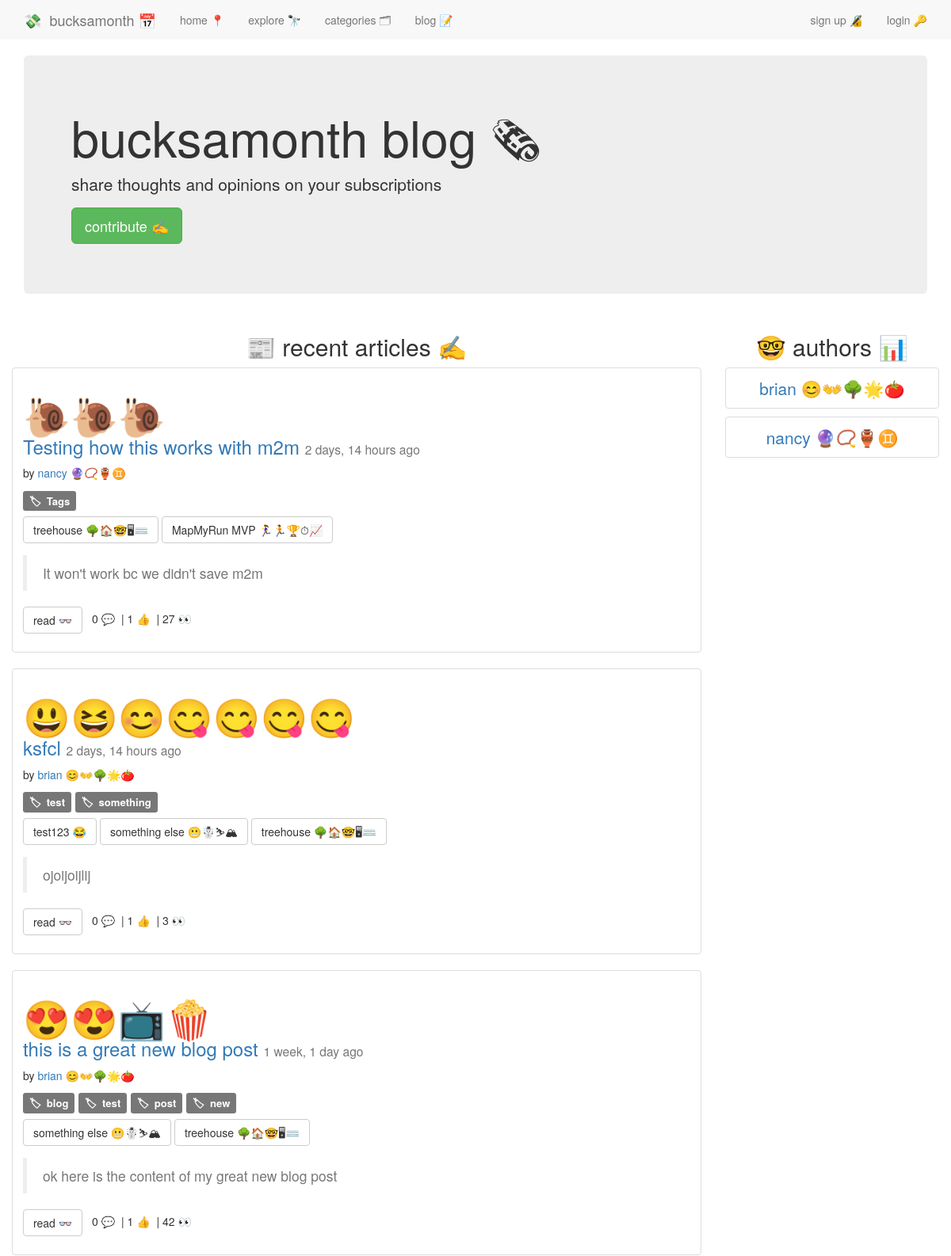
Page /blog/ (upper part) on the earlier database version.
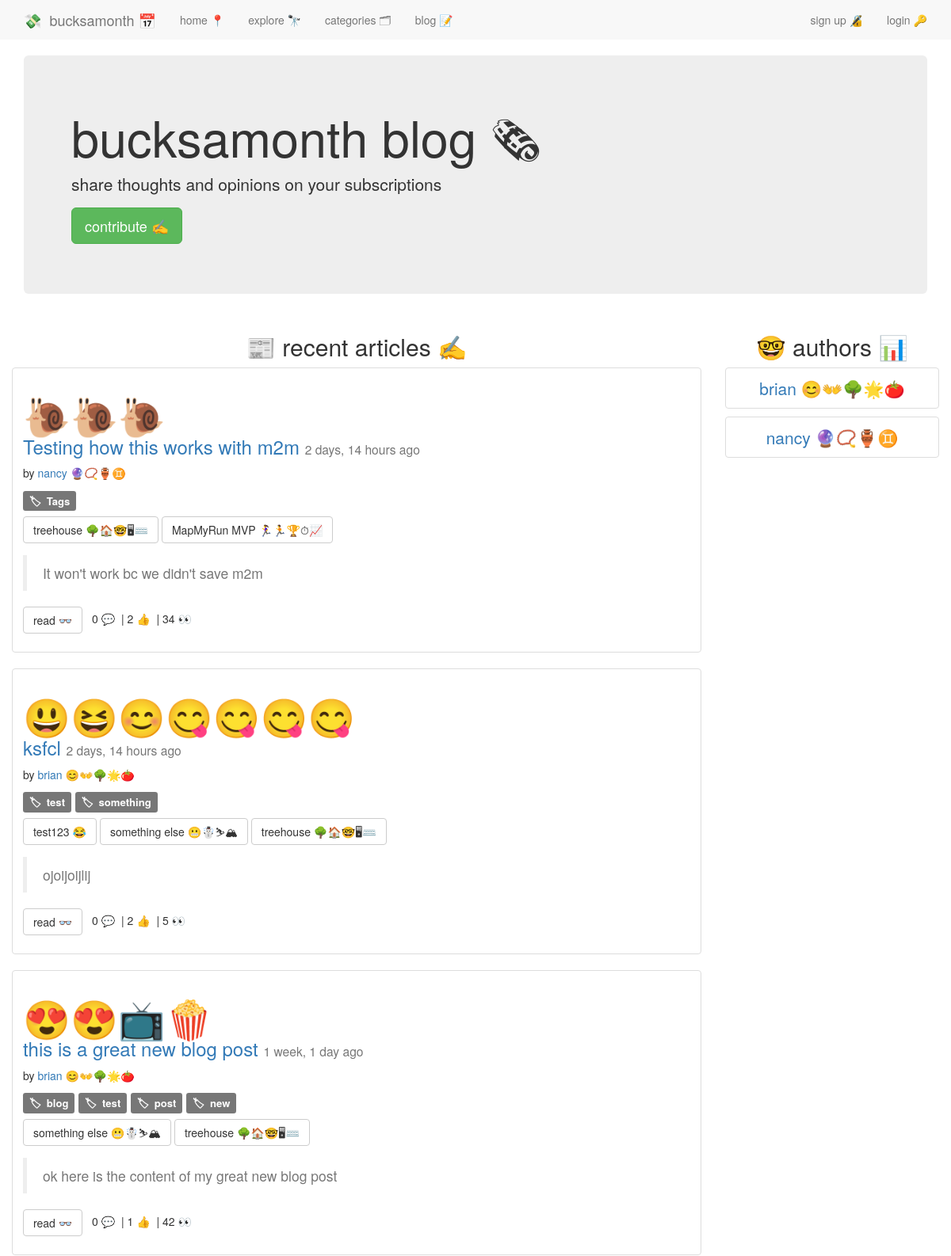
Same page on the later database version.
### blog/models.py (models this page shows, shortened)
class Post(models.Model):
    user               = models.ForeignKey(settings.AUTH_USER_MODEL)
    approved           = models.BooleanField(default=False, blank=True)
    title              = models.CharField(max_length=100)
    emoji              = models.CharField(max_length=50, blank=True)
    slug               = models.SlugField(unique=True)
    views              = models.PositiveIntegerField(default=0)
    services           = models.ManyToManyField(Service, blank=True, related_name="post_service")
    tags               = TaggableManager()
    likes              = models.ManyToManyField(settings.AUTH_USER_MODEL, blank=True, related_name='post_likes')
    content            = models.TextField()
    draft              = models.BooleanField(default=False)
    publish            = models.DateField(auto_now=False, auto_now_add=False)
    updated            = models.DateTimeField(auto_now=True, auto_now_add=False)
    timestamp          = models.DateTimeField(auto_now=False, auto_now_add=True)
    class Meta:
        ordering = ['-timestamp', '-updated']
    @property
    def comments(self):
        instance = self
        qs = Comment.objects.filter_by_instance(instance)
        return qs
    def get_absolute_url(self):
        return reverse("blog:detail", kwargs={"slug":self.slug})

### accounts/models.py (models this page shows, shortened)
class UserProfile(models.Model):
	user = models.OneToOneField(User)
	description = models.CharField(max_length=100, default='')
	twitter = models.CharField(max_length=100, default='')
	emoji = models.CharField(max_length=10, default='')
	setup = models.BooleanField(default=False)
	uid = models.CharField(default=uuid.uuid4, max_length=40)
	email_valid = models.BooleanField(default=False)
	followers = models.ManyToManyField('self')

### blog/views.py (the view)
def index(request):
    queryset_list = Post.objects.all()
    authors = list(set([post.user for post in queryset_list]))
    context = {
        'object_list':queryset_list,
        'authors':authors,
    }
    return render(request, 'blog/index.html', context)

### comments/models.py (called while the page is built)
	def filter_by_instance(self, instance):
		content_type = ContentType.objects.get_for_model(instance.__class__)
		obj_id = instance.id
		qs = super(CommentManager, self).filter(content_type=content_type, object_id=obj_id)
		return qs

### services/models.py (called while the page is built)
	def __str__(self):
		return str(self.service_name)

	def get_absolute_url(self):
		return "/services/%s/" % self.service_slug

### blog/templates/blog/index.html (shortened to what this page needs)
{% extends 'base.html' %}
{% block content %}
{% include 'nav.html' %}
<div class="row">
  <div class="col-md-12">
<div class="jumbotron">
  <h1>bucksamonth blog 🗞</h1>
  <p>share thoughts and opinions on your subscriptions</p>
  <p>
    <a class="btn btn-lg btn-success" href="{% url 'blog:create' %}" role="button">contribute ✍️</a>
  </p>
</div>
</div>
<div class="row">
<div class="col-md-9">
  <h2 style="text-align:center;">📰 recent articles ✍️</h2>
{% for object in object_list %}
<div class="thumbnail">
  <div class="caption post-detail-item">
    <h3><a class="link-fancy" href="{{ object.get_absolute_url }}"><span class="link-fancy" style="font-size:2em">{{ object.emoji }}</span></a><br/><a href="{{ object.get_absolute_url }}">{{ object.title }}</a> <small>{{ object.timestamp | timesince }} ago</small></h3>
    <p>by <a style="text-decoration:none;" href="{% url 'blog:author_view' username=object.user.username %}">{{ object.user.username }} {{ object.user.userprofile.emoji }}</a></p>
    <p><span style="font-size:1.25em; word-wrap:break-word;">{% for tag in object.tags.all %}<a class="label label-default" href="{% url 'blog:tag_view' slug=tag %}">🏷&nbsp;&nbsp;{{ tag }}</a>&nbsp;{% endfor %}</span></p>
    {% if object.services.all.count > 0 %}
    <p><span class="button-wrapper">{% for service in object.services.all %}<a class="btn btn-default" href="{{ service.get_absolute_url }}">{{ service }} {{ service.emoji }}</a> {% endfor %}</span></p>
    {% endif %}
    <blockquote class="text-muted">{{ object.content | safe }}</blockquote>
    <p><a href="{{ object.get_absolute_url }}" class="btn btn-default" role="button">read 👓</a> {{ object.comments.count }} 💬&nbsp;&nbsp;| {{ object.likes.count }} 👍&nbsp;&nbsp;| {{ object.views }} 👀
  </div>
</div>
{% endfor %}
</div>
<div  style="text-align:center;" class="col-md-3">
  <h2>🤓 authors 📊</h2>
  <ul class="list-group">
    {% for author in authors %}
      <a style="font-size:1.5em" href="{% url 'blog:author_view' username=author %}">
        <li class="list-group-item">
        {{ author }} {{ author.userprofile.emoji }}
      </li>
      </a></p>
    {% endfor %}
  </ul>
</div>
</div>
{% endblock %}

Differences in the rows shown:
changed Post "Testing how this works with m2m": likes.count "1" → "2"; views "27" → "34"
changed Post "ksfcl": likes.count "1" → "2"; views "3" → "5"
